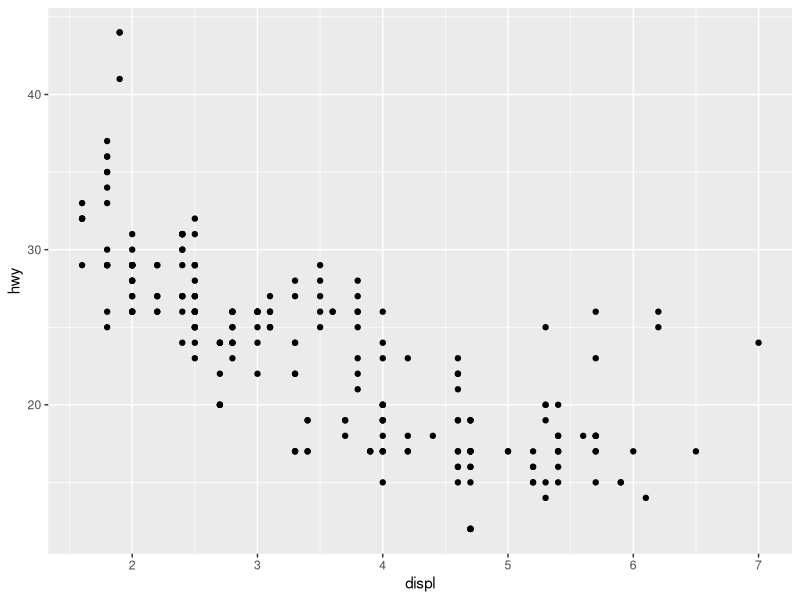
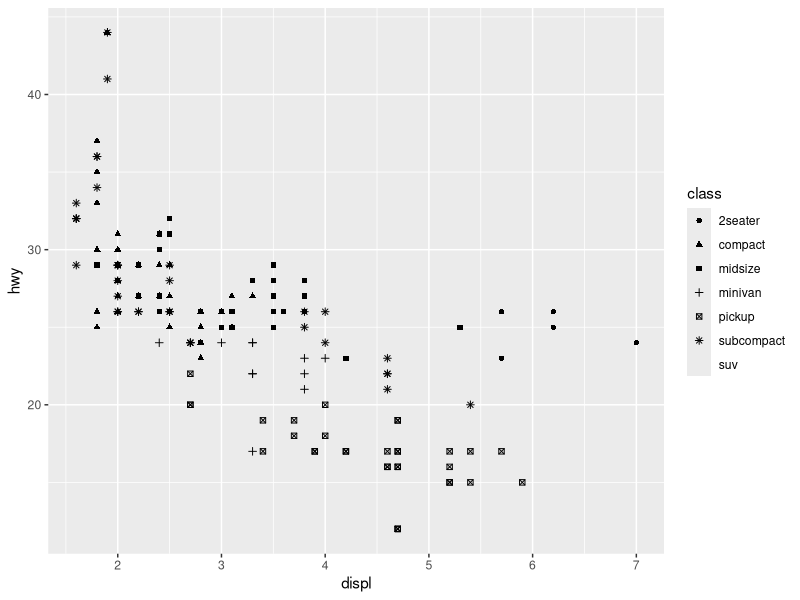
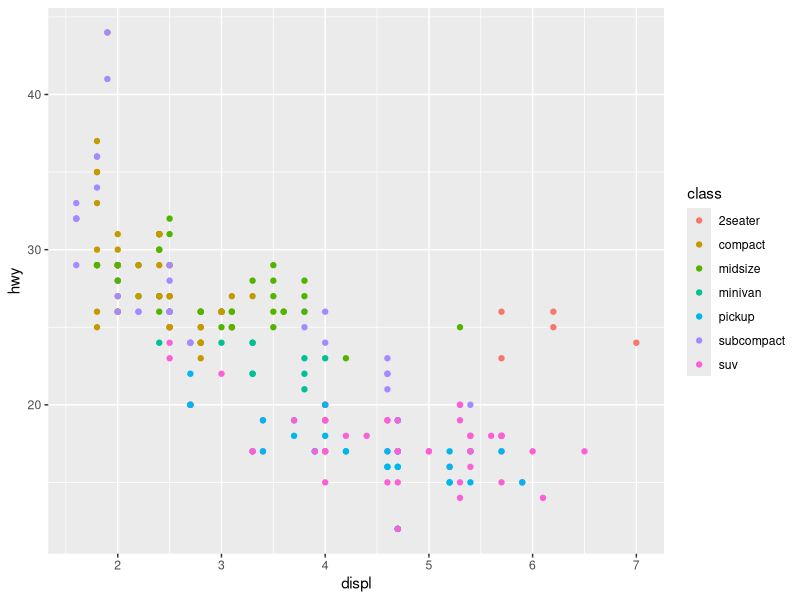
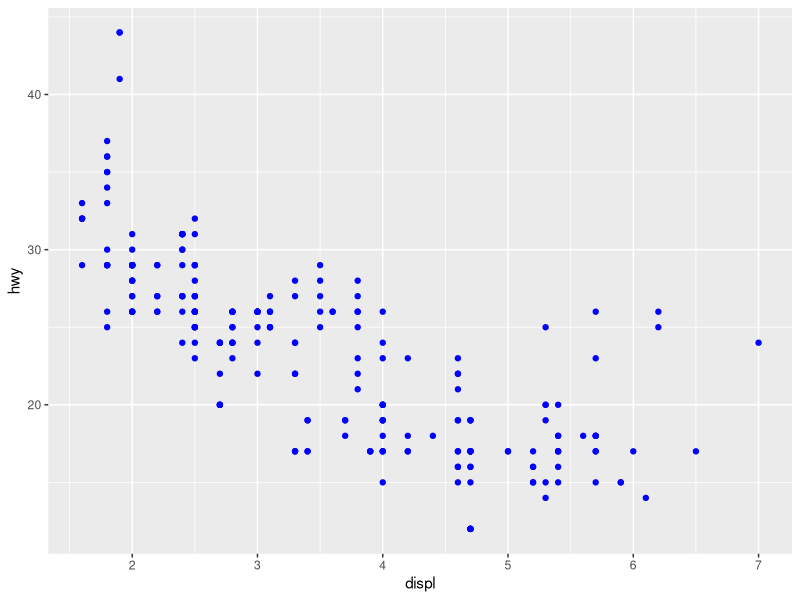

Write the R code that produced these figures, in order.
## ---- chunk 1
#| include: false
#| warning: false
#| message: false
suppressPackageStartupMessages({
  library(ggplot2)
  library(dplyr)
})
## ---- chunk 2
ggplot(mpg, aes(x = displ, y = hwy)) +
    geom_point()
## ---- chunk 3
#| warning: false
#| label: fig-side
#| fig-cap: "Aesthetic attibutes"
#| fig-show: hold 
#| fig-subcap: ["shape","colour"]   

# First plot with shape aes 
ggplot(mpg, aes(displ,hwy, shape = class)) +
    geom_point()
# Second plot with colour aes 
ggplot(mpg, aes(displ,hwy, colour = class)) +
    geom_point()

## ---- chunk 4
ggplot(mpg, aes(displ,hwy,)) + geom_point(colour= "blue")
